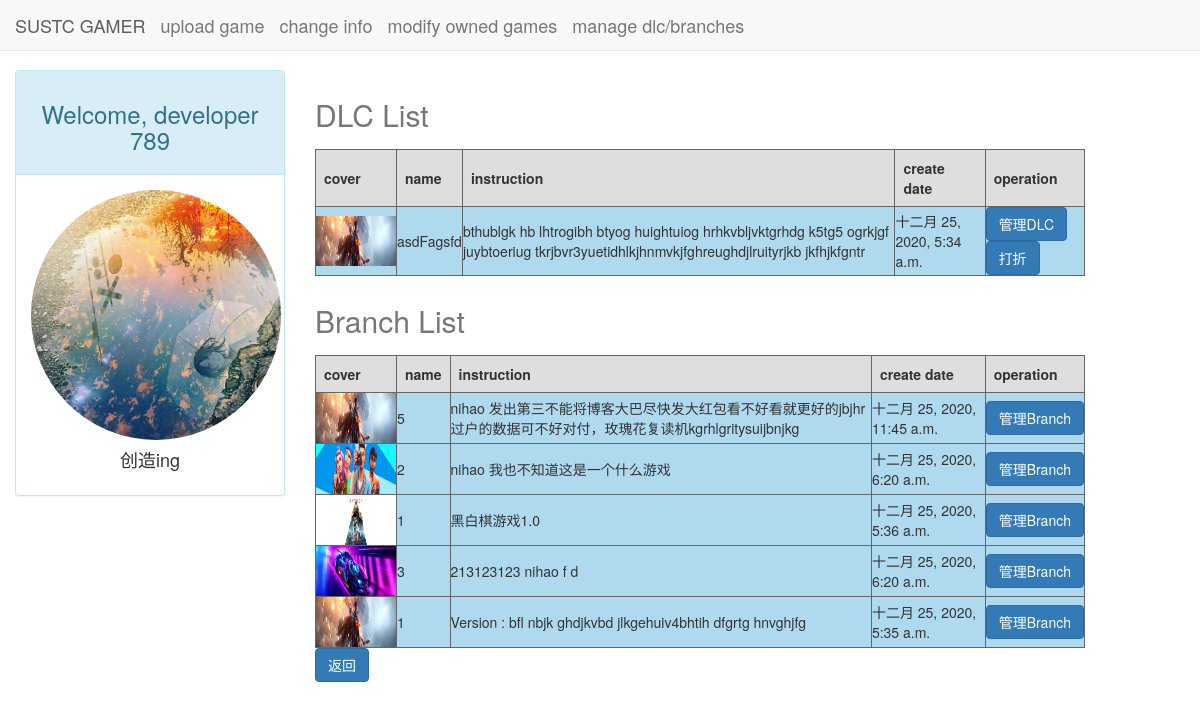
The app's page /developer/dlc_branch (signed in) with its own data.
### developer/models.py (models this page shows, shortened)
class Developer(models.Model):
    user = models.OneToOneField(User, on_delete=models.CASCADE)
    account = models.FloatField(default=0)
    introduction = models.CharField(max_length=300, default="创造ing")
    create_date = models.DateTimeField(auto_now_add=True)
    avatar = models.ImageField(upload_to="avatar/%Y/%m/%d/", default='avatar/defaultAv.png')
    class Meta:
        ordering = ['-create_date', ]

### game/models.py (models this page shows, shortened)
class DLC(models.Model):
    name = models.CharField(max_length=50)
    introduction = models.TextField(default="")
    price = models.FloatField(default=0)
    create_time = models.DateTimeField(auto_now_add=True)  # 创建时自动搞时间
    game = models.ForeignKey(Game, related_name="dlc_version", on_delete=models.DO_NOTHING)
    avatar = models.ImageField(upload_to="dlc_image/%Y/%m/%d/")
    file = models.FileField(upload_to="dlc_file/%Y/%m/%d/", null=True)
    class Meta:
        ordering = ["-create_time", ]

class Version(models.Model):
    version_num = models.IntegerField(default=1)
    introduction = models.TextField(default="")
    price = models.FloatField(default=0)
    create_time = models.DateTimeField(auto_now_add=True)  # 创建时自动搞时间
    game = models.ForeignKey(Game, related_name="game_version", on_delete=models.DO_NOTHING)
    avatar = models.ImageField(upload_to="version_image/%Y/%m/%d/")
    file = models.FileField(upload_to="game_file/%Y/%m/%d/", null=True)
    video = models.FileField(upload_to="game_video/%Y/%m/%d/",null=True)
    class Meta:
        ordering = ["-create_time", ]

### developer/views.py (the view)
# urls.py: path('dlc_branch', views.dlc_select, name='dlc select'),
def dlc_select(request):
    user = request.user
    developer = get_object_or_404(Developer,user=request.user)
    game_list = Game.objects.filter(author=developer).all()
    context = {}
    dlc_list = []
    branch_list = []
    for game in game_list:
        dlcs = DLC.objects.filter(game=game)
        branchs = Version.objects.filter(game=game)
        for dlc in dlcs:
            dlc_list.append(dlc)
        for branch in branchs:
            branch_list.append(branch)
        context['user'] = user
        context['developer'] = developer
        context['dlc_list'] = dlc_list
        context['brach_list'] = branch_list
    return render(request, "dlc_select.html", context)

### developer/templates/dlc_select.html (shortened to what this page needs)
{% load static %}
<!DOCTYPE html>
<html lang="en">
<head>
    <link rel="stylesheet" href="{% static 'css/developer_games.css' %}">
    <link rel="stylesheet" href="{% static 'base.css' %}">
    <link rel="stylesheet" href="{% static 'bootstrap-3.3.7/css/bootstrap.min.css' %}">
</head>
<body>
<div class="navbar navbar-default navbar-fixed-top" role="navigation">
    <div class="container-fluid">
        <div class="navbar-header">
            <a class="navbar-brand" href="{% url 'home' %}">SUSTC GAMER</a>
            <a class="navbar-brand" href="{% url 'regist_game' %}">upload game</a>
            <a class="navbar-brand" href="{% url 'modify developer message' %}">change info</a>
            <a class="navbar-brand" href="{% url 'game select' %}">modify owned games</a>
            <a class="navbar-brand" href="{% url 'dlc select' %}">manage dlc/branches</a>
        </div>
    </div>
</div>
{% block content %}
    <div class="container-fluid">
        <div class="row" >
        <div class="col-lg-3" style="text-align: center">
                <div class="panel panel-info">
                    <div class="panel-heading" style="text-align: center">
                        <h3>Welcome, developer {{ user.username }}</h3>
                    </div>
                    <div class="panel-body">
                        <img src="{{ developer.avatar.url }}" height="250" width="250" alt="" class="img-circle">
                        <br>
                        <h4>{{ developer.introduction }}</h4>
                    </div>
                </div>
            </div>
            <div class="col-lg-8">
        <table id="DLCs">
            <caption>
                <h2>DLC List</h2>
            </caption>
            <tr>
                <th>cover</th>
                <th>name</th>
                <th>instruction</th>
                <th>create date</th>
                <th>operation</th>
            </tr>
            {% for dlc in dlc_list %}
                <tr>
                    <td>
                        <img src="{{ dlc.avatar.url }}" height="50" width="80">
                    </td>
                    <td>{{ dlc.name }}</td>
                    <td>{{ dlc.introduction }}</td>
                    <td>{{ dlc.create_time }}</td>
                    <td>
                        <a href="">
                            <button type="button" class="btn btn-primary">管理DLC</button>
                        </a>
                        <a href="">
                            <button type="button" class="btn btn-primary">打折</button>
                        </a>
                    </td>
                </tr>
            {% endfor %}
        </table>
    </div>
        <div class="col-lg-8">
        <table id="Branchs">
            <caption>
                <h2>Branch List</h2>
            </caption>
            <tr>
                <th>cover</th>
                <th>name</th>
                <th>instruction</th>
                <th>create date</th>
                <th>operation</th>
            </tr>
            {% for dlc in brach_list %}
                <tr>
                    <td>
                        <img src="{{ dlc.avatar.url }}" height="50" width="80">
                    </td>
                    <td>{{ dlc.version_num }}</td>
                    <td>{{ dlc.introduction }}</td>
                    <td>{{ dlc.create_time }}</td>
                    <td>
                        <a href="">
                            <button type="button" class="btn btn-primary">管理Branch</button>
                        </a>
                    </td>
                </tr>
            {% endfor %}
        </table>
        <a href="{% url 'developer home' %}">
            <button type="button" class="btn btn-primary">返回</button>
        </a>
    </div>
</div>
    </div>
{% endblock %}

### static/css/developer_games.css (style rules this page uses)
th { border-width: 1px; padding: 8px!important; border-style: solid; border-color: #666666; background-color: #dedede; }
td { border-width: 1px; padding: 8px; border-style: solid; border-color: #666666; background-color: #afd9ee; }

### static/base.css (style rules this page uses)
* { margin: 0; padding: 0; }
body { margin-top: 70px!important; }
th { border-width: 1px; padding: 8px!important; border-style: solid; border-color: #666666; background-color: #dedede; }
td { border-width: 1px; padding: 8px; border-style: solid; border-color: #666666; background-color: #afd9ee; }

### records on screen
Developer: avatar (picture), introduction "创造ing"
DLC: avatar (picture), name "asdFagsfd", introduction "bthublgk hb lhtrogibh btyog huightuiog hrhkvbljvktgrhdg k5tg5 ogrkjgf juybtoeriug tkrjbvr3yuetidhlkjhnmvkjfghreughdjlruityrjkb jkfhjkfgntr", create_time "十二月 25, 2020, 5:34 a.m."
Version: avatar (picture), version_num "5", introduction "nihao 发出第三不能将博客大巴尽快发大红包看不好看就更好的jbjhr过户的数据可不好对付，玫瑰花复读机kgrhlgritysuijbnjkg", create_time "十二月 25, 2020, 11:45 a.m."
Version: avatar (picture), version_num "2", introduction "nihao 我也不知道这是一个什么游戏", create_time "十二月 25, 2020, 6:20 a.m."
Version: avatar (picture), version_num "1", introduction "黑白棋游戏1.0", create_time "十二月 25, 2020, 5:36 a.m."
Version: avatar (picture), version_num "3", introduction "213123123 nihao f d", create_time "十二月 25, 2020, 6:20 a.m."
Version: avatar (picture), version_num "1", introduction "Version : bfl nbjk ghdjkvbd jlkgehuiv4bhtih dfgrtg hnvghjfg", create_time "十二月 25, 2020, 5:35 a.m."

### other values on screen
{{ user.username }} "789"
